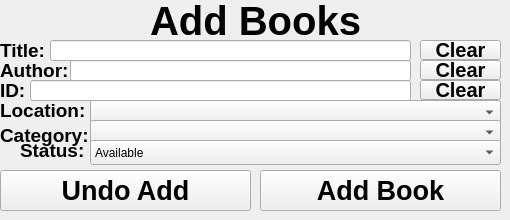
    <widget class="QWidget" name="page_3">
     <widget class="QLabel" name="label_7">
      <property name="geometry">
       <rect>
        <x>150</x>
        <y>0</y>
        <width>211</width>
        <height>41</height>
       </rect>
      </property>
      <property name="font">
       <font>
        <pointsize>30</pointsize>
        <bold>true</bold>
       </font>
      </property>
      <property name="text">
       <string>Add Books</string>
      </property>
     </widget>
     <widget class="QLabel" name="label_8">
      <property name="geometry">
       <rect>
        <x>0</x>
        <y>40</y>
        <width>54</width>
        <height>21</height>
       </rect>
      </property>
      <property name="font">
       <font>
        <pointsize>14</pointsize>
        <bold>true</bold>
       </font>
      </property>
      <property name="text">
       <string>Title:</string>
      </property>
     </widget>
     <widget class="QLineEdit" name="txtTitle_book">
      <property name="geometry">
       <rect>
        <x>50</x>
        <y>40</y>
        <width>361</width>
        <height>21</height>
       </rect>
      </property>
      <property name="font">
       <font>
        <pointsize>14</pointsize>
        <bold>true</bold>
       </font>
      </property>
     </widget>
     <widget class="QPushButton" name="btnClear_title_book">
      <property name="geometry">
       <rect>
        <x>420</x>
        <y>40</y>
        <width>81</width>
        <height>20</height>
       </rect>
      </property>
      <property name="font">
       <font>
        <pointsize>15</pointsize>
        <bold>true</bold>
       </font>
      </property>
      <property name="text">
       <string>Clear</string>
      </property>
     </widget>
     <widget class="QPushButton" name="btnClear_author_book">
      <property name="geometry">
       <rect>
        <x>420</x>
        <y>60</y>
        <width>81</width>
        <height>20</height>
       </rect>
      </property>
      <property name="font">
       <font>
        <pointsize>15</pointsize>
        <bold>true</bold>
       </font>
      </property>
      <property name="text">
       <string>Clear</string>
      </property>
     </widget>
     <widget class="QLineEdit" name="txtAuthor_book">
      <property name="geometry">
       <rect>
        <x>70</x>
        <y>60</y>
        <width>341</width>
        <height>21</height>
       </rect>
      </property>
      <property name="font">
       <font>
        <pointsize>14</pointsize>
        <bold>true</bold>
       </font>
      </property>
     </widget>
     <widget class="QLabel" name="label_9">
      <property name="geometry">
       <rect>
        <x>0</x>
        <y>60</y>
        <width>71</width>
        <height>21</height>
       </rect>
      </property>
      <property name="font">
       <font>
        <pointsize>14</pointsize>
        <bold>true</bold>
       </font>
      </property>
      <property name="text">
       <string>Author:</string>
      </property>
     </widget>
     <widget class="QPushButton" name="btnClear_id_book">
      <property name="geometry">
       <rect>
        <x>420</x>
        <y>80</y>
        <width>81</width>
        <height>20</height>
       </rect>
      </property>
      <property name="font">
       <font>
        <pointsize>15</pointsize>
        <bold>true</bold>
       </font>
      </property>
      <property name="text">
       <string>Clear</string>
      </property>
     </widget>
     <widget class="QLineEdit" name="txtId_book">
      <property name="geometry">
       <rect>
        <x>30</x>
        <y>80</y>
        <width>381</width>
        <height>21</height>
       </rect>
      </property>
      <property name="font">
       <font>
        <pointsize>14</pointsize>
        <bold>true</bold>
       </font>
      </property>
     </widget>
     <widget class="QLabel" name="label_10">
      <property name="geometry">
       <rect>
        <x>0</x>
        <y>80</y>
        <width>31</width>
        <height>21</height>
       </rect>
      </property>
      <property name="font">
       <font>
        <pointsize>14</pointsize>
        <bold>true</bold>
       </font>
      </property>
      <property name="text">
       <string>ID:</string>
      </property>
     </widget>
     <widget class="QLabel" name="label_11">
      <property name="geometry">
       <rect>
        <x>0</x>
        <y>100</y>
        <width>91</width>
        <height>21</height>
       </rect>
      </property>
      <property name="font">
       <font>
        <pointsize>14</pointsize>
        <bold>true</bold>
       </font>
      </property>
      <property name="text">
       <string>Location:</string>
      </property>
     </widget>
     <widget class="QLabel" name="label_12">
      <property name="geometry">
       <rect>
        <x>0</x>
        <y>120</y>
        <width>91</width>
        <height>31</height>
       </rect>
      </property>
      <property name="font">
       <font>
        <pointsize>14</pointsize>
        <bold>true</bold>
       </font>
      </property>
      <property name="text">
       <string>Category:</string>
      </property>
     </widget>
     <widget class="QLabel" name="label_16">
      <property name="geometry">
       <rect>
        <x>20</x>
        <y>140</y>
        <width>71</width>
        <height>21</height>
       </rect>
      </property>
      <property name="font">
       <font>
        <pointsize>14</pointsize>
        <bold>true</bold>
       </font>
      </property>
      <property name="text">
       <string>Status:</string>
      </property>
     </widget>
     <widget class="QComboBox" name="cboLocation_book">
      <property name="geometry">
       <rect>
        <x>90</x>
        <y>100</y>
        <width>411</width>
        <height>25</height>
       </rect>
      </property>
     </widget>
     <widget class="QComboBox" name="cboCategory_book">
      <property name="geometry">
       <rect>
        <x>90</x>
        <y>120</y>
        <width>411</width>
        <height>25</height>
       </rect>
      </property>
     </widget>
     <widget class="QComboBox" name="cboStatus_book">
      <property name="geometry">
       <rect>
        <x>90</x>
        <y>140</y>
        <width>411</width>
        <height>25</height>
       </rect>
      </property>
      <item>
       <property name="text">
        <string>Available</string>
       </property>
      </item>
      <item>
       <property name="text">
        <string>Missing</string>
       </property>
      </item>
      <item>
       <property name="text">
        <string>Damaged</string>
       </property>
      </item>
      <item>
       <property name="text">
        <string>Borrowed</string>
       </property>
      </item>
      <item>
       <property name="text">
        <string>Banned</string>
       </property>
      </item>
     </widget>
     <widget class="QPushButton" name="btnAdd_book">
      <property name="geometry">
       <rect>
        <x>260</x>
        <y>170</y>
        <width>241</width>
        <height>41</height>
       </rect>
      </property>
      <property name="font">
       <font>
        <pointsize>20</pointsize>
        <bold>true</bold>
       </font>
      </property>
      <property name="text">
       <string>Add Book</string>
      </property>
     </widget>
     <widget class="QPushButton" name="btnUndoAdd_book">
      <property name="geometry">
       <rect>
        <x>0</x>
        <y>170</y>
        <width>251</width>
        <height>41</height>
       </rect>
      </property>
      <property name="font">
       <font>
        <pointsize>20</pointsize>
        <bold>true</bold>
       </font>
      </property>
      <property name="text">
       <string>Undo Add</string>
      </property>
     </widget>
    </widget>
